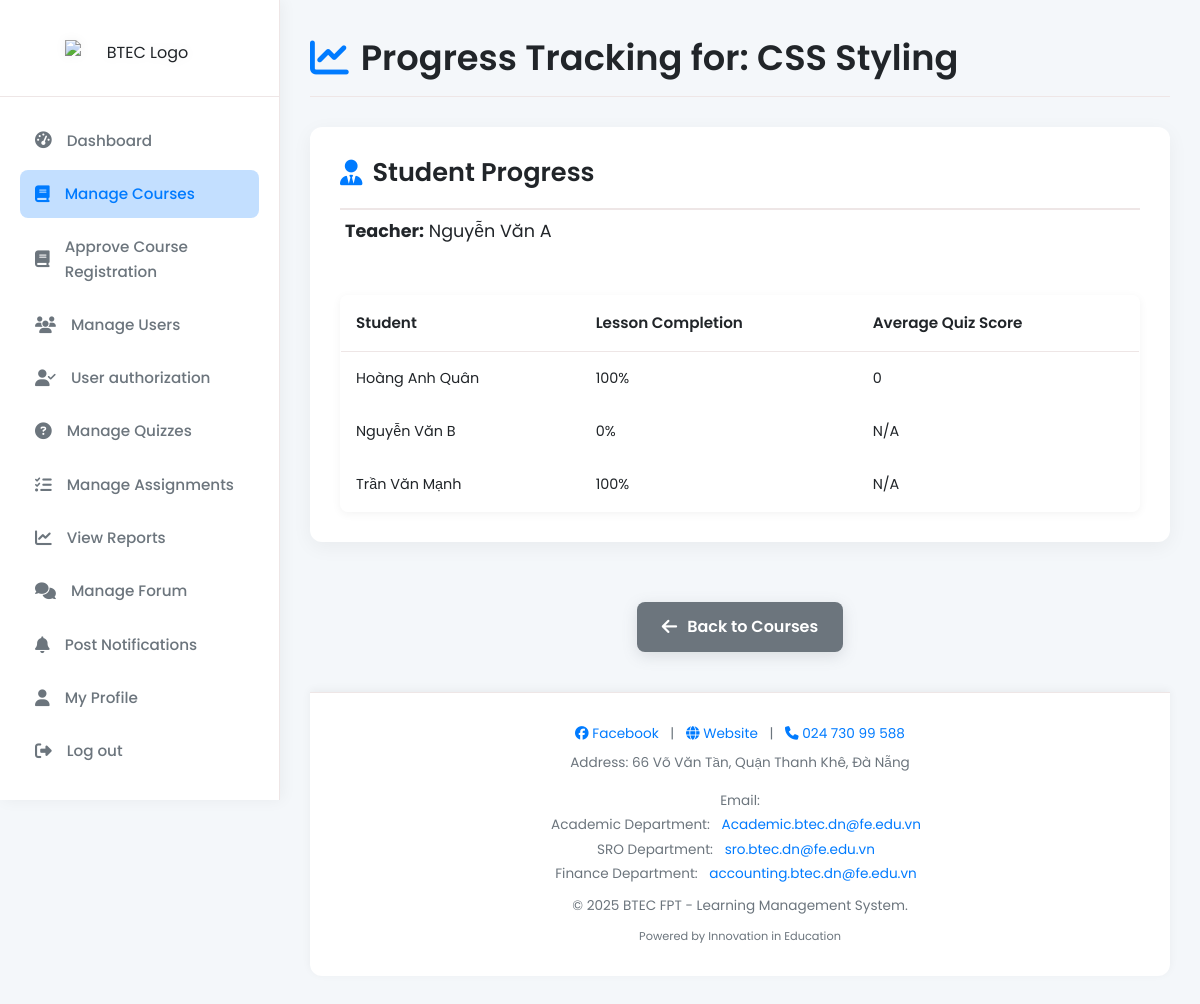
Page /module/admin/user_management/admin_progress.php?course_id=2 (signed in) on the committed database.
### tables this page shows
CREATE TABLE `courses` (
  `id` int NOT NULL,
  `title` varchar(255) NOT NULL,
  `department` varchar(255) DEFAULT NULL,
  `description` text,
  `teacher_id` int DEFAULT NULL,
  `created_at` datetime DEFAULT CURRENT_TIMESTAMP
);

CREATE TABLE `users` (
  `id` int NOT NULL,
  `fullname` varchar(255) NOT NULL,
  `email` varchar(255) NOT NULL,
  `password` varchar(255) NOT NULL,
  `role` enum('student','teacher','admin') DEFAULT 'student',
  `created_at` datetime DEFAULT CURRENT_TIMESTAMP,
  `status` enum('approved','pending') DEFAULT 'approved'
);

### module/admin/user_management/admin_progress.php (the view, shortened to what this page needs)
<?php
include "../../../includes/db_connect.php";
$course_id = intval($_GET['course_id']);
$stmt = $conn->prepare("SELECT c.title, u.fullname AS teacher_name FROM courses c LEFT JOIN users u ON c.teacher_id = u.id WHERE c.id = ?");
$stmt->bind_param("i", $course_id);
$stmt->execute();
$stmt->bind_result($course_title, $teacher_name);
$result = $conn->query("SELECT COUNT(*) AS total_lessons FROM lessons WHERE course_id = $course_id");
$total_lessons = $result->fetch_assoc()['total_lessons'];
$stmt = $conn->prepare("
    SELECT u.id, u.fullname
    FROM users u
    JOIN enrollments e ON u.id = e.user_id
    WHERE e.course_id = ?
");
$stmt->bind_param("i", $course_id);
$stmt->execute();
$students_result = $stmt->get_result();
$avg_scores = [];
$quiz_scores_res = $conn->query("
    SELECT qs.user_id, AVG(qs.score) AS avg_score
    FROM quiz_submissions qs
    JOIN quizzes q ON qs.quiz_id = q.id
    WHERE q.course_id = $course_id
    GROUP BY qs.user_id
");
while ($row = $quiz_scores_res->fetch_assoc()) {
    $avg_scores[$row['user_id']] = round($row['avg_score'], 2);
}
?>
<!DOCTYPE html>
<html lang="en">
<head>
    <link rel="stylesheet" href="https://cdnjs.cloudflare.com/ajax/libs/font-awesome/6.5.0/css/all.min.css">
    <link rel="stylesheet" href="../../../css/style.css">
    <link rel="stylesheet" href="../../../css/admin/admin_progress.css">
</head>
<body>
    <?php include "../../../includes/sidebar.php"; ?>
    <div class="main-content">
        <div class="admin-page-header">
            <h2><i class="fas fa-chart-line"></i> Progress Tracking for: <?= htmlspecialchars($course_title) ?></h2>
        </div>
        <div class="course-management-overview">
            <h3><i class="fas fa-user-tie"></i> Student Progress</h3>
            <div class="course-management-content">
                <p class="teacher-info"><strong>Teacher:</strong> <?= htmlspecialchars($teacher_name) ?></p>
                <?php if ($students_result->num_rows === 0): ?>
                    <p class="no-data-message"><i class="fas fa-info-circle"></i> No students enrolled in this course yet.</p>
                <?php elseif ($total_lessons == 0): ?>
                    <p class="no-data-message"><i class="fas fa-info-circle"></i> No lessons available for this course to track progress.</p>
                <?php else: ?>
                    <table class="enrollment-table">
                        <thead>
                            <tr>
                                <th>Student</th>
                                <th>Lesson Completion</th>
                                <th>Average Quiz Score</th>
                            </tr>
                        </thead>
                        <tbody>
                            <?php while ($student = $students_result->fetch_assoc()): ?>
                                <?php
                                    $student_id = $student['id'];
                                    $stmt2 = $conn->prepare("SELECT COUNT(*) FROM progress WHERE user_id = ? AND course_id = ? AND is_completed = 1");
                                    $stmt2->bind_param("ii", $student_id, $course_id);
                                    $stmt2->execute();
                                    $stmt2->bind_result($completed_lessons);
                                    $completion_rate = ($total_lessons > 0) ? round(($completed_lessons / $total_lessons) * 100, 2) : 0;
                                    $avg_quiz_score = $avg_scores[$student_id] ?? 'N/A';
                                ?>
                                <tr>
                                    <td><?= htmlspecialchars($student['fullname']) ?></td>
                                    <td><?= $completion_rate ?>%</td>
                                    <td><?= $avg_quiz_score ?></td>
                                </tr>
                            <?php endwhile; ?>
                        </tbody>
                    </table>
                <?php endif; ?>
            </div>
        </div>
        <div class="back-link">
            <a href="../courses/admin_courses.php"><i class="fas fa-arrow-left"></i> Back to Courses</a>
        </div>
        <?php include "../../../includes/footer.php"; ?>
    </div>
</body>
</html>

### css/style.css (style rules this page uses)
:root { --primary-color: #007bff; --accent-color: #dc3545; --background-light: #f4f7fa; --background-card: #ffffff; --text-dark: #212529; --text-medium: #6c757d; --text-light: #ced4da; --border-color: #eee6e6; --shadow-light: rgba(0, 0, 0, 0.05); --shadow-medium: rgba(0, 0, 0, 0.1); }
*, *::before, *::after { box-sizing: border-box; margin: 0; padding: 0; }
body { font-family: 'Poppins', sans-serif; background-color: var(--background-light); color: var(--text-dark); line-height: 1.6; display: flex; min-height: 100vh; }

### css/admin/admin_progress.css (style rules this page uses)
.main-content { margin-left: 280px; padding: 30px; flex-grow: 1; display: flex; flex-direction: column; background-color: var(--background-light); transition: margin-left 0.3s ease; }
.admin-page-header { display: flex; justify-content: space-between; align-items: center; margin-bottom: 30px; padding-bottom: 10px; border-bottom: 1px solid var(--border-color); }
.admin-page-header h2 { font-size: 2.2em; color: var(--text-dark); margin: 0; display: flex; align-items: center; font-weight: 600; }
.admin-page-header h2 i { margin-right: 12px; color: var(--primary-color); font-size: 1.1em; }
.course-management-overview { background-color: var(--background-card); padding: 30px; border-radius: 12px; box-shadow: 0 5px 20px var(--shadow-light); margin-bottom: 30px; position: relative; }
.course-management-overview > h3 { position: absolute; top: 25px; left: 30px; font-size: 1.6em; color: var(--text-dark); font-weight: 600; display: flex; align-items: center; padding-bottom: 15px; border-bottom: 2px solid var(--border-color); width: calc(100% - 60px); margin-bottom: 20px; }
.course-management-overview > h3 i { margin-right: 10px; color: var(--primary-color); font-size: 1em; }
.course-management-content { margin-top: 60px; display: flex; flex-direction: column; gap: 20px; }
.enrollment-table { width: 100%; border-collapse: collapse; margin-top: 15px; background-color: var(--background-input); box-shadow: 0 2px 10px rgba(0,0,0,0.05); border-radius: 8px; overflow: hidden; border: 1px solid var(--border-color); }
.enrollment-table thead th { background-color: var(--table-header-bg); color: var(--text-dark-secondary); padding: 15px; text-align: left; border-bottom: 1px solid var(--border-color); font-weight: 600; font-size: 0.95em; }
.enrollment-table tbody td { padding: 15px; border-bottom: 1px solid var(--border-color-light); color: var(--text-dark); font-size: 0.9em; }
.enrollment-table tbody tr:last-child td { border-bottom: none; }
.enrollment-table tbody tr:nth-child(even) { background-color: var(--table-row-even-bg); }
.back-link { margin-top: 30px; text-align: center; }
.back-link a { display: inline-flex; align-items: center; padding: 12px 25px; background-color: #6c757d; color: white; text-decoration: none; border-radius: 8px; font-weight: 600; transition: background-color 0.3s ease, transform 0.2s ease, box-shadow 0.3s ease; box-shadow: 0 4px 15px rgba(108, 117, 125, 0.2); }
.back-link a i { margin-right: 10px; font-size: 1.1em; }
.teacher-info { font-size: 1.1em; color: var(--text-dark); margin-bottom: 15px; padding-left: 5px; }

### rows in the picture
courses: title "CSS Styling", teacher.fullname "Nguyễn Văn A"
users: fullname "Hoàng Anh Quân", completion_rate "100", id "0"
users: fullname "Nguyễn Văn B", completion_rate "0", id "N/A"
users: fullname "Trần Văn Mạnh", completion_rate "100", id "N/A"
